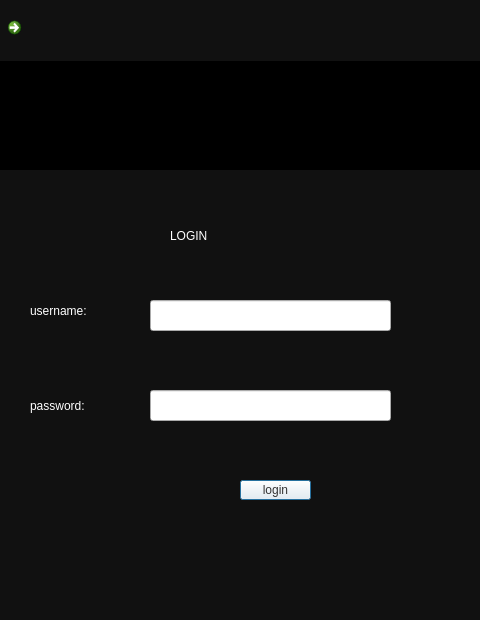
<?xml version="1.0" encoding="UTF-8"?>
<ui version="4.0">
 <class>Dialog</class>
 <widget class="QDialog" name="Dialog">
  <property name="geometry">
   <rect>
    <x>0</x>
    <y>0</y>
    <width>480</width>
    <height>620</height>
   </rect>
  </property>
  <property name="windowTitle">
   <string>Dialog</string>
  </property>
  <widget class="QLabel" name="label">
   <property name="geometry">
    <rect>
     <x>0</x>
     <y>60</y>
     <width>481</width>
     <height>111</height>
    </rect>
   </property>
   <property name="autoFillBackground">
    <bool>false</bool>
   </property>
   <property name="styleSheet">
    <string notr="true">background-color: rgb(0, 0, 0);</string>
   </property>
   <property name="text">
    <string/>
   </property>
   <property name="pixmap">
    <pixmap>mainn.jpeg</pixmap>
   </property>
   <property name="scaledContents">
    <bool>true</bool>
   </property>
  </widget>
  <widget class="QLabel" name="label_2">
   <property name="geometry">
    <rect>
     <x>-10</x>
     <y>170</y>
     <width>496</width>
     <height>511</height>
    </rect>
   </property>
   <property name="sizeIncrement">
    <size>
     <width>3</width>
     <height>0</height>
    </size>
   </property>
   <property name="styleSheet">
    <string notr="true">background-color: rgb(17, 17, 17);
</string>
   </property>
   <property name="text">
    <string/>
   </property>
  </widget>
  <widget class="QLabel" name="label_3">
   <property name="geometry">
    <rect>
     <x>0</x>
     <y>0</y>
     <width>481</width>
     <height>61</height>
    </rect>
   </property>
   <property name="styleSheet">
    <string notr="true">background-color: rgb(17, 17, 17);</string>
   </property>
   <property name="text">
    <string/>
   </property>
  </widget>
  <widget class="QPushButton" name="logbutton">
   <property name="geometry">
    <rect>
     <x>240</x>
     <y>480</y>
     <width>71</width>
     <height>20</height>
    </rect>
   </property>
   <property name="styleSheet">
    <string notr="true">background-color: rgb(249, 249, 249);
color: rgb(52, 52, 52);</string>
   </property>
   <property name="text">
    <string>login</string>
   </property>
  </widget>
  <widget class="QLabel" name="label_4">
   <property name="geometry">
    <rect>
     <x>30</x>
     <y>300</y>
     <width>111</width>
     <height>21</height>
    </rect>
   </property>
   <property name="styleSheet">
    <string notr="true">color: rgb(255, 255, 255);
font: 16pt &quot;MS Shell Dlg 2&quot;;</string>
   </property>
   <property name="text">
    <string>username:</string>
   </property>
  </widget>
  <widget class="QLabel" name="label_5">
   <property name="geometry">
    <rect>
     <x>30</x>
     <y>390</y>
     <width>101</width>
     <height>31</height>
    </rect>
   </property>
   <property name="styleSheet">
    <string notr="true">color: rgb(255, 255, 255);
font: 16pt &quot;MS Shell Dlg 2&quot;;</string>
   </property>
   <property name="text">
    <string>password:</string>
   </property>
  </widget>
  <widget class="QLineEdit" name="user">
   <property name="geometry">
    <rect>
     <x>150</x>
     <y>300</y>
     <width>241</width>
     <height>31</height>
    </rect>
   </property>
  </widget>
  <widget class="QLineEdit" name="password">
   <property name="geometry">
    <rect>
     <x>150</x>
     <y>390</y>
     <width>241</width>
     <height>31</height>
    </rect>
   </property>
  </widget>
  <widget class="QLabel" name="label_6">
   <property name="geometry">
    <rect>
     <x>170</x>
     <y>210</y>
     <width>151</width>
     <height>51</height>
    </rect>
   </property>
   <property name="styleSheet">
    <string notr="true">color:rgb(255, 255, 255);
font: 75 36pt &quot;MS Shell Dlg 2&quot;;</string>
   </property>
   <property name="text">
    <string>LOGIN</string>
   </property>
  </widget>
  <widget class="QLabel" name="erroremp">
   <property name="geometry">
    <rect>
     <x>150</x>
     <y>450</y>
     <width>241</width>
     <height>16</height>
    </rect>
   </property>
   <property name="styleSheet">
    <string notr="true">color: rgb(207, 0, 0);</string>
   </property>
   <property name="text">
    <string/>
   </property>
  </widget>
  <widget class="QCommandLinkButton" name="backbutton">
   <property name="geometry">
    <rect>
     <x>0</x>
     <y>10</y>
     <width>41</width>
     <height>41</height>
    </rect>
   </property>
   <property name="text">
    <string/>
   </property>
   <property name="icon">
    <iconset>
     <normaloff>backpic.jpeg</normaloff>backpic.jpeg</iconset>
   </property>
  </widget>
 </widget>
 <resources/>
 <connections/>
</ui>
